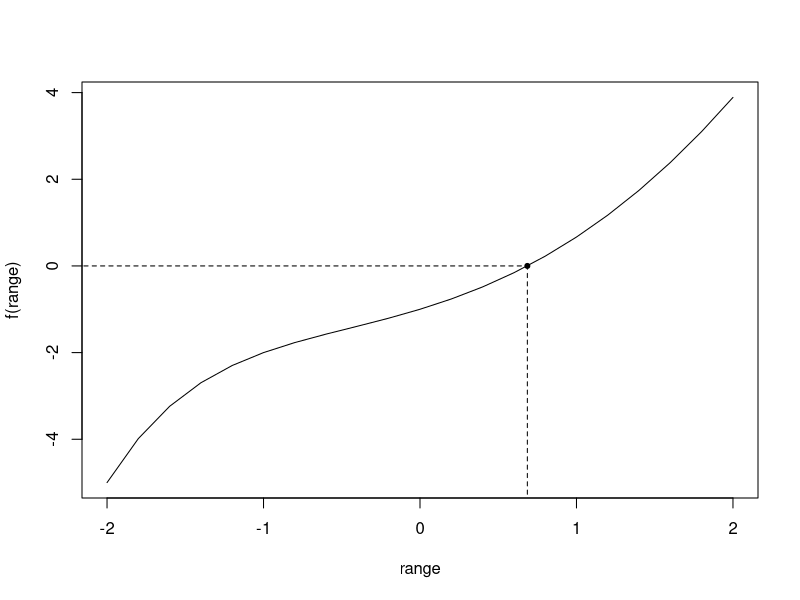

R code for this plot: (Note: this script raises an error after producing the figure.)
## ------------------------------------------------------------------------
uniroot(function(x) x^2-3^(-x), lower = 0, upper = 1)


## ------------------------------------------------------------------------
f <- function(x){
  x^2-3^(-x)
}


## ------------------------------------------------------------------------
opt <- uniroot(f, lower = 0, upper = 1)
names(opt)


## ------------------------------------------------------------------------
f(opt$root)


## ------------------------------------------------------------------------
range <- seq(-2, 2, by = 0.2)
plot(range, f(range), type = "l")
points(opt$root, f(opt$root), pch = 20)
segments(opt$root, -7, opt$root, 0, lty = 2)
segments(-3, 0, opt$root, 0, lty = 2)


## -------------------------------------------------------------------------
data <- data.frame(x = range, y = f(range))
ggplot(data, aes(x = x, y = y)) + geom_line() + 
  geom_point(x = opt$root, y = f(opt$root)) +
  geom_segment(x = opt$root, y = -7, xend = opt$root, yend = 0, linetype = "dashed") +
  geom_segment(x = -3, y = 0, xend = opt$root, yend = 0, linetype = "dashed") +
  theme_bw()


## -------------------------------------------------------------------------
shape_1 <- 3; shape_2 <- 2
x <- seq(from = 0, to = 1, by = 0.01)
curve(dbeta(x, shape_1, shape_2), xlim = range(x))


## ------------------------------------------------------------------------
opt_beta <- optimize(dbeta, interval = c(0, 1), maximum = TRUE, shape_1, shape_2)


## -------------------------------------------------------------------------
curve(dbeta(x, shape_1, shape_2), xlim = range(x))
points(opt_beta$maximum, opt_beta$objective, pch = 20, cex = 1.5)
segments(opt_beta$maximum, 0, opt_beta$maximum, opt_beta$objective, lty = 2)


## ------------------------------------------------------------------------
nsim <- 10000
x <- rgamma(nsim, shape = 3, rate = 1.5)


## ------------------------------------------------------------------------
mean(x) ; var(x)


## ------------------------------------------------------------------------
3 * (1/1.5) ;  3 * (1/1.5)^2


## ------------------------------------------------------------------------
d <- data.frame(x)
ggplot(d, aes(x = x)) + geom_histogram(aes(y = ..density..), binwidth = 0.3, color = "black", fill = "white") +
  geom_density(alpha = .2, fill = "#FF6666") +
  theme_bw()


## ------------------------------------------------------------------------
f <- function(p,x){
  -sum(dgamma(x, shape = p[1], rate = p[2], log = TRUE))
}


## ------------------------------------------------------------------------
nlm(f, c(1, 1), x = x)


## ------------------------------------------------------------------------
optim(c(1, 1), f, x = x)


## ------------------------------------------------------------------------
library(MASS)
fitdistr(x, dens = "gamma")


## ----R challenge---------------------------------------------------------

